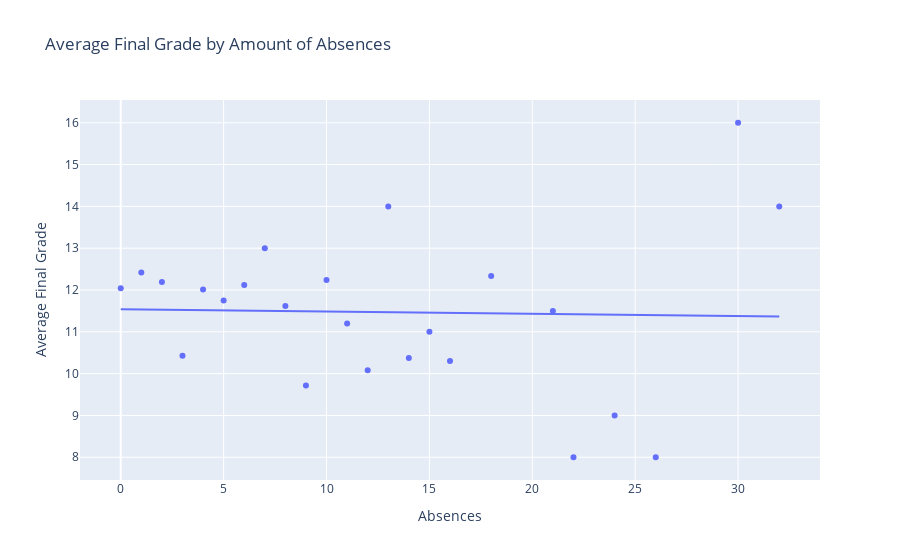

Notebook source saved alongside this figure:
### Code cell
fig = px.scatter(new2_DF_2,
                 x='absences',
                 y='G3',
                 trendline='ols',
                 title='Average Final Grade by Amount of Absences',
                 labels={'G3': 'Average Final Grade', 'absences': 'Absences'}
                  )   



fig.show()

### Figure 1 — Plotly figure (JSON) as saved in the notebook; plotly's stock layout.template omitted (floating-point values rounded to 4 significant figures)
{"data": [{"hovertemplate": "Absences=%{x}<br>Average Final Grade=%{y}<extra></extra>", "legendgroup": "", "marker": {"color": "#636efa", "symbol": "circle"}, "mode": "markers", "name": "", "orientation": "v", "showlegend": false, "type": "scatter", "x": [0, 1, 2, 3, 4, 5, 6, 7, 8, 9, 10, 11, 12, 13, 14, 15, 16, 18, 21, 22, 24, 26, 30, 32], "xaxis": "x", "y": [12.04, 12.42, 12.19, 10.43, 12.01, 11.75, 12.12, 13.0, 11.62, 9.714, 12.24, 11.2, 10.08, 14.0, 10.38, 11.0, 10.3, 12.33, 11.5, 8.0, 9.0, 8.0, 16.0, 14.0], "yaxis": "y"}, {"hovertemplate": "<b>OLS trendline</b><br>G3 = -0.00549016 * absences + 11.5425<br>R<sup>2</sup>=0.000744<br><br>Absences=%{x}<br>Average Final Grade=%{y} <b>(trend)</b><extra></extra>", "legendgroup": "", "marker": {"color": "#636efa", "symbol": "circle"}, "mode": "lines", "name": "", "showlegend": false, "type": "scatter", "x": [0, 1, 2, 3, 4, 5, 6, 7, 8, 9, 10, 11, 12, 13, 14, 15, 16, 18, 21, 22, 24, 26, 30, 32], "xaxis": "x", "y": [11.54, 11.54, 11.53, 11.53, 11.52, 11.52, 11.51, 11.5, 11.5, 11.49, 11.49, 11.48, 11.48, 11.47, 11.47, 11.46, 11.45, 11.44, 11.43, 11.42, 11.41, 11.4, 11.38, 11.37], "yaxis": "y"}], "layout": {"legend": {"tracegroupgap": 0}, "title": {"text": "Average Final Grade by Amount of Absences"}, "xaxis": {"anchor": "y", "domain": [0, 1], "title": {"text": "Absences"}}, "yaxis": {"anchor": "x", "domain": [0, 1], "title": {"text": "Average Final Grade"}}}}
